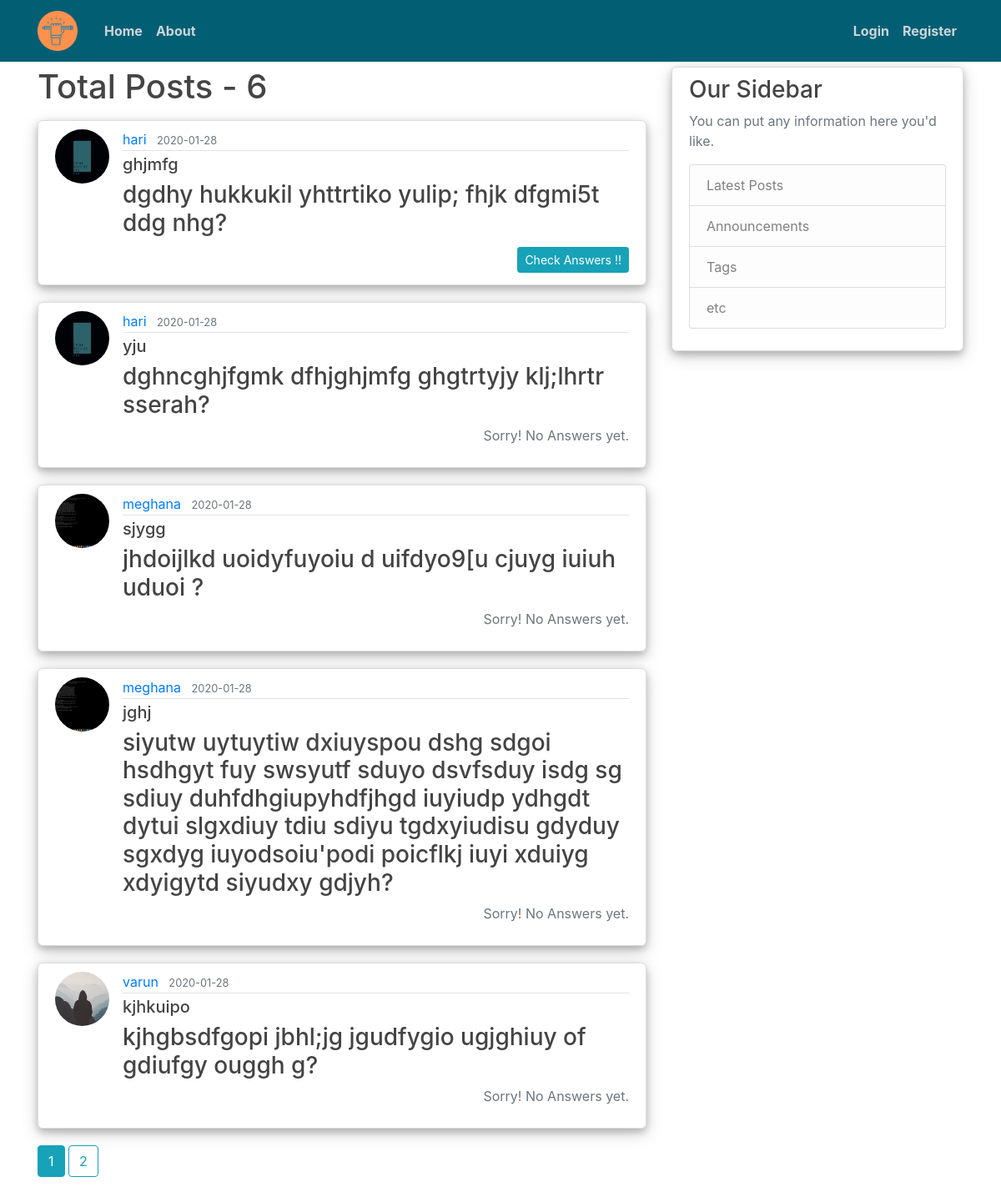
/user_posts, run on an earlier commit of the app's database.
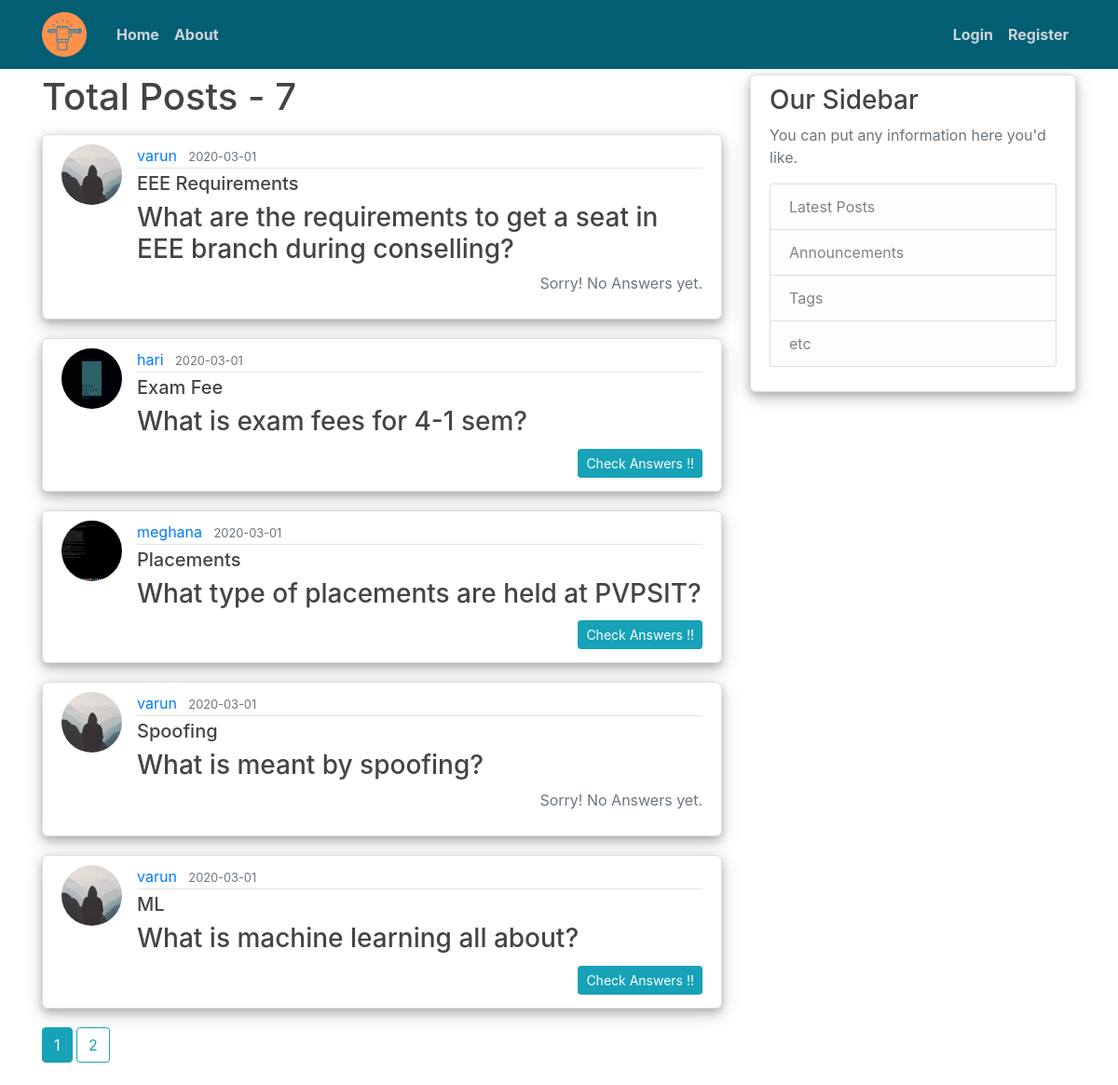
And on a later commit of the database.
### flaskApp/models.py (models this page shows, shortened)
class Post(db.Model):
    id = db.Column(db.Integer, primary_key=True, autoincrement=True)
    title = db.Column(db.String(100), nullable=False)
    date_posted = db.Column(db.DateTime, nullable=False, default=datetime.utcnow)
    content = db.Column(db.Text, nullable=False)
    is_answered = db.Column(db.Boolean, default=False, nullable=False)
    answers = db.relationship('Answer', backref='post', lazy=True)
    user_id = db.Column(db.Integer, db.ForeignKey('user.id'), nullable=False)

class User(db.Model, UserMixin):
    id = db.Column(db.Integer, primary_key=True)
    username = db.Column(db.String(20), unique=True, nullable=False)
    email = db.Column(db.String(120), unique=True, nullable=False)
    designation = db.Column(db.String(50), nullable=False)
    dept = db.Column(db.String(150), nullable=False)
    image_file = db.Column(db.String(20), nullable=False, default='default.jpg')
    password = db.Column(db.String(60), nullable=False)
    is_admin = db.Column(db.Boolean, default=False, nullable=False)
    posts = db.relationship('Post', backref='author', lazy=True)
    answers = db.relationship('Answer', backref='author', lazy=True)

### flaskApp/users/routes.py (the view)
@users.route("/user_posts")
def all_posts():
    page = request.args.get('page', 1, type=int)
    posts = Post.query\
        .order_by(Post.date_posted.desc())\
        .paginate(page=page, per_page=5)
    return render_template('user_posts.html', posts=posts, user=None, title='All Posts')

### flaskApp/templates/user_posts.html (shortened to what this page needs)
{% extends "layout.html" %}
{% block content %}
  {% if user %}
    <h1 class="mb-3">Posts by {{ user.username }} ({{ posts.total }})</h1>
  {% else %}
    <h1 class="mb-3">Total Posts - {{ posts.total }}</h1>
  {% endif %}
    {% for post in posts.items %}
        <article class="media content-section">
          <img class="rounded-circle article-img" src="{{ url_for('static', filename='profile_pics/' + post.author.image_file) }}">
          <div class="media-body">
            <div class="article-metadata">
              <a class="mr-2" href="{{ url_for('users.user_posts', username=post.author.username) }}">{{ post.author.username }}</a>
              <small class="text-muted">{{ post.date_posted.strftime('%Y-%m-%d') }}</small>
            </div>
            <h5><a class="article-title" href="{{ url_for('posts.post', post_id=post.id) }}">{{ post.title }}</a></h5>
            <h3 class="article-content">{{ post.content }}</h3>
            <div class="text-muted">
              {% if post.is_answered %}
                <a class="float-right btn btn-info btn-sm mt-1 mb-1" href="{{ url_for('posts.post', post_id=post.id) }}">Check Answers !!</a>
              {% else %}
                <p class="float-right">Sorry! No Answers yet.</p>
              {% endif %}
            </div>
          </div>
        </article>
    {% endfor %}
    {% for page_num in posts.iter_pages(left_edge=1, right_edge=1, left_current=1, right_current=2) %}
      {% if page_num %}
        {% if posts.page == page_num %}
          <a class="btn btn-info mb-4" href="{{ url_for('users.all_posts', page=page_num) }}">{{ page_num }}</a>
        {% else %}
          <a class="btn btn-outline-info mb-4" href="{{ url_for('users.all_posts', page=page_num) }}">{{ page_num }}</a>
        {% endif %}
      {% else %}
        ...
      {% endif %}
    {% endfor %}
{% endblock content %}

### flaskApp/templates/layout.html (shortened to what this page needs)
<!DOCTYPE html>
<html>
<head>
    <link rel="stylesheet" href="https://maxcdn.bootstrapcdn.com/bootstrap/4.0.0/css/bootstrap.min.css">
    <link rel="stylesheet" type="text/css" href="{{ url_for('static', filename='main.css') }}">
</head>
<body>
    <header class="site-header">
      <nav class="navbar navbar-expand-md navbar-dark bg-steel fixed-top">
        <div class="container">
          <a class="navbar-brand mr-4" href="/"><img src="{{url_for('static', filename='favicon.ico')}}"></a>
          <div class="collapse navbar-collapse" id="navbarToggle">
            <div class="navbar-nav mr-auto">
              <a class="nav-item nav-link" href="{{ url_for('main.home') }}">Home</a>
              <a class="nav-item nav-link" href="{{ url_for('main.about') }}">About</a>
            </div>
            <div class="navbar-nav">
              {% if current_user.is_authenticated %}
                {% if current_user.is_admin == True %}
                  <a class="nav-item nav-link" href="{{ url_for('users.all_posts') }}">All Posts</a>
                  <a class="nav-item nav-link" href="{{ url_for('users.admin_account') }}"><img class="rounded-circle" src="{{ url_for('static', filename='profile_pics/' + current_user.image_file) }}" height=25 width=25> {{ current_user.username }}</a>
                  <a class="nav-item nav-link" href="{{ url_for('users.logout') }}">Logout</a>
                {% else %}
                  <a class="nav-item nav-link" href="{{ url_for('posts.new_post') }}">New Post</a>
                  <a class="nav-item nav-link" href="{{ url_for('users.account') }}"><img class="rounded-circle" src="{{ url_for('static', filename='profile_pics/' + current_user.image_file) }}" height=25 width=25> {{ current_user.username }}</a>
                  <a class="nav-item nav-link" href="{{ url_for('users.logout') }}">Logout</a>
                {% endif %}
              {% else %}
                <a class="nav-item nav-link" href="{{ url_for('users.login') }}">Login</a>
                <a class="nav-item nav-link" href="{{ url_for('users.register') }}">Register</a>
              {% endif %}
            </div>
          </div>
        </div>
      </nav>
    </header>
    <main role="main" class="container">
      <div class="row">
        <div class="col-md-8">
          {% block content %}{% endblock %}
        </div>
        <div class="col-md-4">
          <div class="content-section">
            <h3>Our Sidebar</h3>
            <p class='text-muted'>You can put any information here you'd like.
              <ul class="list-group">
                <li class="list-group-item list-group-item-light">Latest Posts</li>
                <li class="list-group-item list-group-item-light">Announcements</li>
                <li class="list-group-item list-group-item-light">Tags</li>
                <li class="list-group-item list-group-item-light">etc</li>
              </ul>
            </p>
          </div>
        </div>
      </div>
    </main>
</body>
</html>

### flaskApp/static/main.css (style rules this page uses)
body { background: #ffffff; color: #333333; margin-top: 5rem; }
h1, h2, h3, h4, h5, h6 { color: #444444; }
.bg-steel { background-color: #025E73; }
.site-header .navbar-nav .nav-link { color: #cbd5db; font-weight: bold; }
.content-section { background: #ffffff; padding: 10px 20px; border: 1px solid #dddddd; border-radius: 6px; margin-bottom: 20px; box-shadow: 0 4px 8px 0 rgba(0, 0, 0, 0.2), 0 6px 20px 0 rgba(0, 0, 0, 0.19); }
.article-title { color: #444444; }
.article-content { white-space: pre-line; }
.article-img { height: 65px; width: 65px; margin-right: 16px; }
.article-metadata { padding-bottom: 1px; margin-bottom: 4px; border-bottom: 1px solid #e3e3e3 }

What changed in the data, as far as the page shows it:
removed Post: image_file (picture), author.username "hari", date_posted "2020-01-28", title "ghjmfg", content "dgdhy hukkukil yhttrtiko yulip; fhjk dfgmi5t ddg nhg?"
removed Post: image_file (picture), author.username "meghana", date_posted "2020-01-28", title "jghj", content "siyutw uytuytiw dxiuyspou dshg sdgoi hsdhgyt fuy swsyutf sduyo dsvfsduy isdg sg sdiuy duhfdhgiupyhdfjhgd iuyiudp ydhgdt dytui slgxdiuy tdiu sdiyu tgdxyiudisu gdyduy sgxdyg iuyodsoiu'podi poicflkj iuyi xduiyg xdyigytd siyudxy gdjyh?", is_answered "Sorry! No Answers yet."
no longer on this page (row edited): Post: image_file (placeholder picture), author.username "varun", date_posted "2020-01-28", title "kjhkuipo", content "kjhgbsdfgopi jbhl;jg jgudfygio ugjghiuy of gdiufgy ouggh g?", is_answered "Sorry! No Answers yet."
added Post: image_file (placeholder picture), author.username "varun", date_posted "2020-03-01", title "EEE Requirements", content "What are the requirements to get a seat in EEE branch during conselling?", is_answered "Sorry! No Answers yet."
changed Post "hari": date_posted "2020-01-28" → "2020-03-01"; title "yju" → "Exam Fee"; content "dghncghjfgmk dfhjghjmfg ghgtrtyjy klj;lhrtr sserah?" → "What is exam fees for 4-1 sem?"; is_answered "Sorry! No Answers yet." → "Check Answers !!"
changed Post "meghana": date_posted "2020-01-28" → "2020-03-01"; title "sjygg" → "Placements"; content "jhdoijlkd uoidyfuyoiu d uifdyo9[u cjuyg iuiuh uduoi ?" → "What type of placements are held at PVPSIT?"; is_answered "Sorry! No Answers yet." → "Check Answers !!"
added Post: image_file (placeholder picture), author.username "varun", date_posted "2020-03-01", title "Spoofing", content "What is meant by spoofing?", is_answered "Sorry! No Answers yet."
added Post: image_file (placeholder picture), author.username "varun", date_posted "2020-03-01", title "ML", content "What is machine learning all about?"
Also different on the page:
{{ posts.total }}: "6" → "7"
